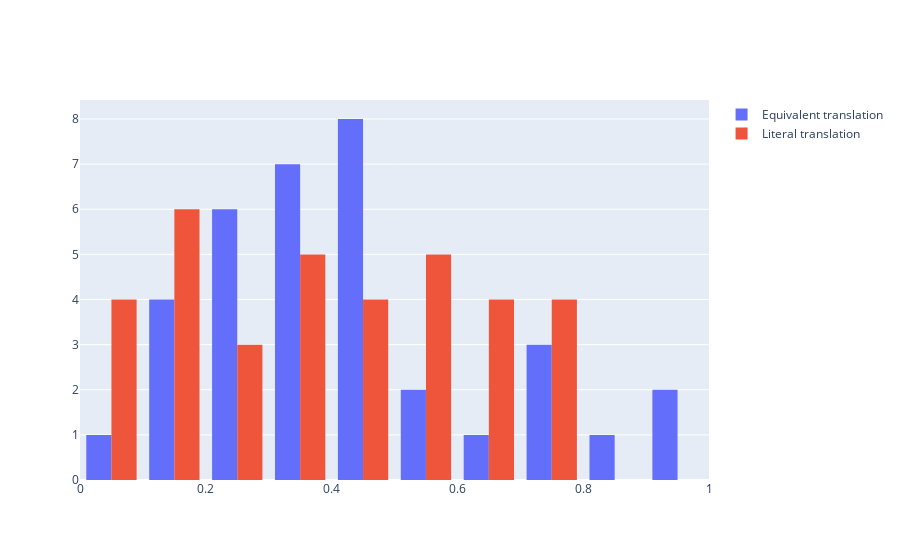

The notebook cell saved with this chart:
### Code cell
fig = go.Figure()

fig.add_trace(go.Histogram(histfunc="count", y=percentages_eq, x=percentages_eq, name="Equivalent translation"))
fig.add_trace(go.Histogram(histfunc="count", y=percentages_lit, x=percentages_lit, name="Literal translation"))

fig.show()
